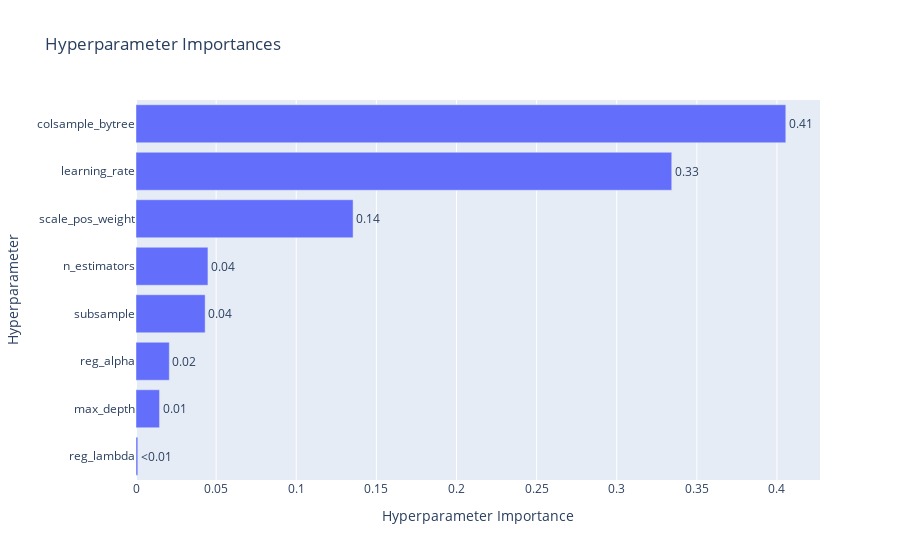

Notebook cell for this chart:
### Code cell
optuna.visualization.plot_param_importances(
	xgb_study, 
	target=lambda t: t.duration.total_seconds(),
	target_name="duration"
)

### Figure 1 — Plotly figure (JSON) as saved in the notebook; plotly's stock layout.template omitted (floating-point values rounded to 4 significant figures)
{"data": [{"cliponaxis": false, "hovertemplate": ["reg_lambda (FloatDistribution): 0.001127996417929949<extra></extra>", "max_depth (IntDistribution): 0.014697282424623138<extra></extra>", "reg_alpha (FloatDistribution): 0.020793302284447108<extra></extra>", "subsample (FloatDistribution): 0.04315449324984675<extra></extra>", "n_estimators (IntDistribution): 0.04489625546667134<extra></extra>", "scale_pos_weight (IntDistribution): 0.13548001039636495<extra></extra>", "learning_rate (FloatDistribution): 0.33433904702548917<extra></extra>", "colsample_bytree (FloatDistribution): 0.4055116127346277<extra></extra>"], "name": "duration", "orientation": "h", "text": ["<0.01", "0.01", "0.02", "0.04", "0.04", "0.14", "0.33", "0.41"], "textposition": "outside", "type": "bar", "x": [0.001128, 0.0147, 0.02079, 0.04315, 0.0449, 0.1355, 0.3343, 0.4055], "y": ["reg_lambda", "max_depth", "reg_alpha", "subsample", "n_estimators", "scale_pos_weight", "learning_rate", "colsample_bytree"]}], "layout": {"title": {"text": "Hyperparameter Importances"}, "xaxis": {"title": {"text": "Hyperparameter Importance"}}, "yaxis": {"title": {"text": "Hyperparameter"}}}}
